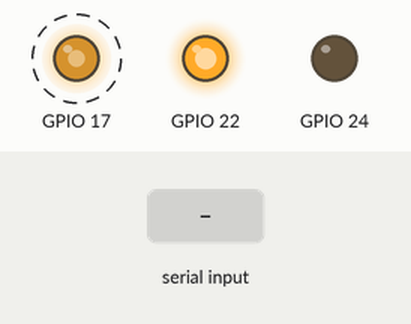
The program below on a simulated Raspberry Pi (BCM pin numbers). Parts: output pins drawn as LEDs (lit = HIGH). Dashed ring = blinking. The inputs (shaded band) are chosen by the test bench. Threads take turns every 2 ms; what the program prints to the terminal is not drawn.

Above: at 0.75 s.
Timing chart, 0 to 0.7 s (numbered marks = the images above; inputs shaded):
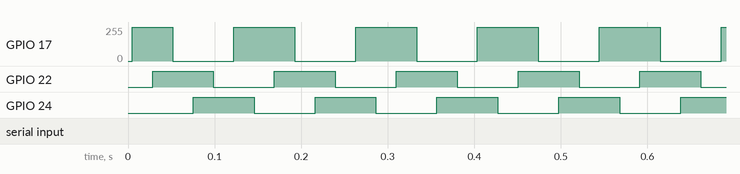

The program:

fading.py
```python
#!/usr/bin/python
# -*- coding: utf-8 -*-

#
 # -----------------------------------------------------
 # File        fading.py
 # Authors     David <popoklopsi> Ordnung
 # License     GPLv3
 # Web         http://popoklopsi.de
 # -----------------------------------------------------
 #
 # Copyright (C) 2014-2015 David <popoklopsi> Ordnung
 #
 # This program is free software: you can redistribute it and/or modify
 # it under the terms of the GNU General Public License as published by
 # the Free Software Foundation, either version 3 of the License, or
 # any later version.
 #
 # This program is distributed in the hope that it will be useful,
 # but WITHOUT ANY WARRANTY; without even the implied warranty of
 # MERCHANTABILITY or FITNESS FOR A PARTICULAR PURPOSE.  See the
 # GNU General Public License for more details.
 #
 # You should have received a copy of the GNU General Public License
 # along with this program. If not, see <http://www.gnu.org/licenses/>
#


# This script needs running pigpio (http://abyz.co.uk/rpi/pigpio/)


###### CONFIGURE THIS ######

# The Pins. Use Broadcom numbers.
RED_PIN   = 17
GREEN_PIN = 22
BLUE_PIN  = 24

# Number of color changes per step (more is faster, less is slower).
# You also can use 0.X floats.
STEPS     = 1

###### END ######


import os
import sys
import termios
import tty
import pigpio
import time
from thread import start_new_thread

bright = 255
r = 255.0
g = 0.0
b = 0.0

brightChanged = False
abort = False
state = True

pi = pigpio.pi()

def updateColor(color, step):
	color += step

	if color > 255:
		return 255
	if color < 0:
		return 0

	return color


def setLights(pin, brightness):
	realBrightness = int(int(brightness) * (float(bright) / 255.0))
	pi.set_PWM_dutycycle(pin, realBrightness)


def getCh():
	fd = sys.stdin.fileno()
	old_settings = termios.tcgetattr(fd)

	try:
		tty.setraw(fd)
		ch = sys.stdin.read(1)
	finally:
		termios.tcsetattr(fd, termios.TCSADRAIN, old_settings)

	return ch


def checkKey():
	global bright
	global brightChanged
	global state
	global abort

	while True:
		c = getCh()

		if c == '+' and bright < 255 and not brightChanged:
			brightChanged = True
			time.sleep(0.01)
			brightChanged = False

			bright = bright + 1
			print ("Current brightness: %d" % bright)

		if c == '-' and bright > 0 and not brightChanged:
			brightChanged = True
			time.sleep(0.01)
			brightChanged = False

			bright = bright - 1
			print ("Current brightness: %d" % bright)

		if c == 'p' and state:
			state = False
			print ("Pausing...")

			time.sleep(0.1)

			setLights(RED_PIN, 0)
			setLights(GREEN_PIN, 0)
			setLights(BLUE_PIN, 0)

		if c == 'r' and not state:
			state = True
			print ("Resuming...")

		if c == 'c' and not abort:
			abort = True
			break

start_new_thread(checkKey, ())


print ("+ / - = Increase / Decrease brightness")
print ("p / r = Pause / Resume")
print ("c = Abort Program")


setLights(RED_PIN, r)
setLights(GREEN_PIN, g)
setLights(BLUE_PIN, b)


while abort == False:
	if state and not brightChanged:
		if r == 255 and b == 0 and g < 255:
			g = updateColor(g, STEPS)
			setLights(GREEN_PIN, g)

		elif g == 255 and b == 0 and r > 0:
			r = updateColor(r, -STEPS)
			setLights(RED_PIN, r)

		elif r == 0 and g == 255 and b < 255:
			b = updateColor(b, STEPS)
			setLights(BLUE_PIN, b)

		elif r == 0 and b == 255 and g > 0:
			g = updateColor(g, -STEPS)
			setLights(GREEN_PIN, g)

		elif g == 0 and b == 255 and r < 255:
			r = updateColor(r, STEPS)
			setLights(RED_PIN, r)

		elif r == 255 and g == 0 and b > 0:
			b = updateColor(b, -STEPS)
			setLights(BLUE_PIN, b)

print ("Aborting...")

setLights(RED_PIN, 0)
setLights(GREEN_PIN, 0)
setLights(BLUE_PIN, 0)

time.sleep(0.5)

pi.stop()
```

Measured:
- by itself, GPIO 17: alternates 255/255 for 0.07 s and 0/255 for 0.07 s
- by itself, GPIO 22, GPIO 24: alternates HIGH for 0.07 s and LOW for 0.07 s
